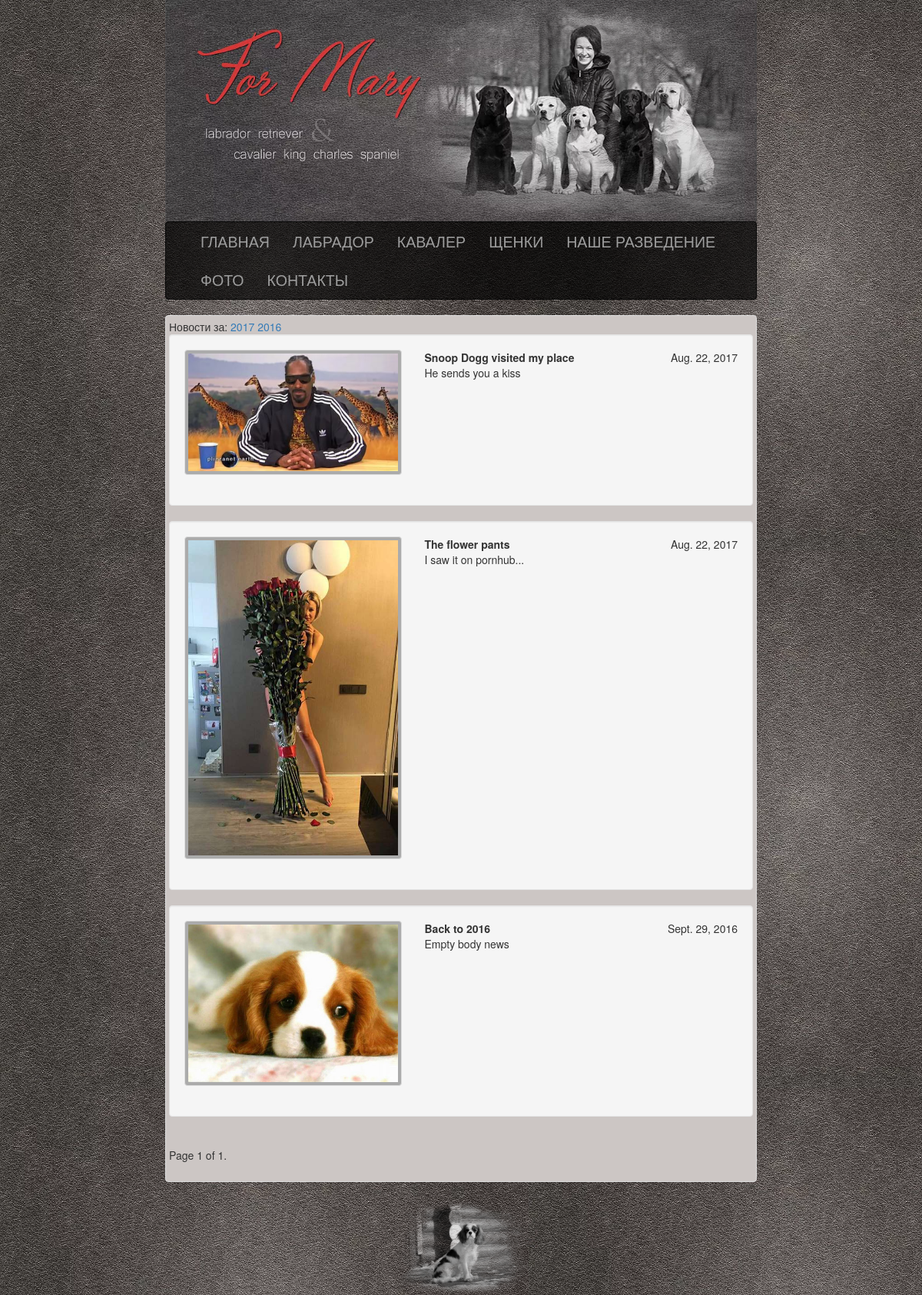
The page / on the database its author committed.
### DogBase/models.py (models this page shows, shortened)
class TypeDog(models.Model):
	typeName = models.CharField(max_length=200)
	typeSlug = models.CharField(max_length=100)

### news/models.py (models this page shows, shortened)
class News(models.Model):
	title = models.CharField(max_length= 500)
	body = models.TextField()
	timefield = models.DateTimeField()
	image = models.ImageField(upload_to='NewsImages')
	def get_year(self):
		return str(self.timefield.year)

### news/views.py (the view, shortened to what this page needs)
# urls.py: url(r'^(?P<year>\d+)/$', index, name="newsByYear"),
def index(request, **kwargs):
	indexNews = News.objects.all()
	ListOfYears = set()
	for novost in indexNews:
		if novost.get_year() not in ListOfYears:
			ListOfYears.add(novost.get_year())
	paginator = Paginator(indexNews,5)
	page = request.GET.get('page')
	try:
		listNews = paginator.page(page)
	except PageNotAnInteger:
		listNews = paginator.page(1)
	except EmptyPage:
		listNews = paginator.page(paginator.num_pages)
	return render(request, 'news/1index.html',{'news':listNews, 'years':sorted(ListOfYears, reverse=True)})

### DogBase/global_context.py (called while the page is built)
def base_context(request):
	typeDog = TypeDog.objects.all()
	return {'dogType': typeDog}

### static/templates/news/1index.html (shortened to what this page needs)
{% extends "base.html" %}
{% block content %}
Новости за:
    {% for year in years %}
      <a href="/{{year}}">{{ year}}</a>
    {% endfor %}
    {% for n in news %}
     <div class="well">
    	<div class="row">
    	 <div class="col-xs-5">
    	  <div class="thumbnail">
    		  <img src="{{MEDIA_URL}}{{n.image.url}}" width="100%">
    	  </div>
    	</div>
    	<div class="col-xs-5" align="left">
	    	<b>{{n.title}}</b>
	    	<p>{{n.body}}</p>
    	</div>
      <div class="col-xs-2" align="right">
        <p>{{n.timefield|date}}</p>
      </div>
    	</div>
      </div>
    {% endfor %}
  <div class="pagination">
    <span class="step-links">
        <span class="current">
            Page {{ news.number }} of {{ news.paginator.num_pages }}.
        </span>
    </span>
</div>
{% endblock %}

### static/templates/base.html (shortened to what this page needs)
<!DOCTYPE html>
<html lang="ru">
<head>
    {% load static %}
    {% load bootstrap3 %}
    {% bootstrap_css %}
    <link rel="stylesheet" href="/media/style.css" >
 </head>
<body>
<div class="container-fluid">
    <div class="row">
     <div class="col-md-8 col-md-offset-2">
      <a href="/"> <img src="/media/header.webp" class="img-responsive" width="100%"></a>
        <nav class="navbar navbar-default navbar-inverse" role="navigation">
        <div class="container-fluid">
            <div class="collapse navbar-collapse" id="menu">
              <ul class="nav navbar-nav">
                <li>
                 <a href="/">ГЛАВНАЯ</a>
                </li>
                {% for type in dogType %}
                    <li><a href="/{{type.typeSlug}}/">{{type.typeName|upper}}</a></li>
                {% endfor %}
                <li><a href="/puppies/">ЩЕНКИ</a></li>
                <li><a href="/history/">НАШЕ РАЗВЕДЕНИЕ</a></li>
                <li><a href="/photos/">ФОТО</a></li>
                <li><a href="/contacts/">КОНТАКТЫ</a></li>
              </ul>
            </div>
            </div>
        </nav>
    <div class="thumbnail" id="back">
    {% block content %}
    {% endblock %}
    </div>
    <div align="center">
    <img src="/media/cav.png" class="img-responsive" width="50%">
    </div>
</div>
</div>
</body>
</html>

### media/style.css (style rules this page uses)
.navbar { background-color: rgba(0, 0, 0, 0.7); }
.thumbnail { background-color: rgba(0, 0, 0, 0.3); }
body { background-image: url(/media/bg.webp); background-attachment: fixed; background-repeat: repeat; }
ul { font-size: 140%; }
#back { background-color: #CCC6C4; }
.navbar .navbar-nav { display: inline-block; float: none; vertical-align: top; }
.navbar .navbar-collapse { text-align: center; }

### rows shown on the page
TypeDog: typeName "ЛАБРАДОР"
TypeDog: typeName "КАВАЛЕР"
News: image (picture), title "Snoop Dogg visited my place", body "He sends you a kiss", timefield "Aug. 22, 2017"
News: image (picture), title "The flower pants", body "I saw it on pornhub...", timefield "Aug. 22, 2017"
News: image (picture), title "Back to 2016", body "Empty body news", timefield "Sept. 29, 2016"

### other values the page prints
{{ year }} "2017" "2016"
{{ news.number }} "1"
{{ news.paginator.num_pages }} "1"
